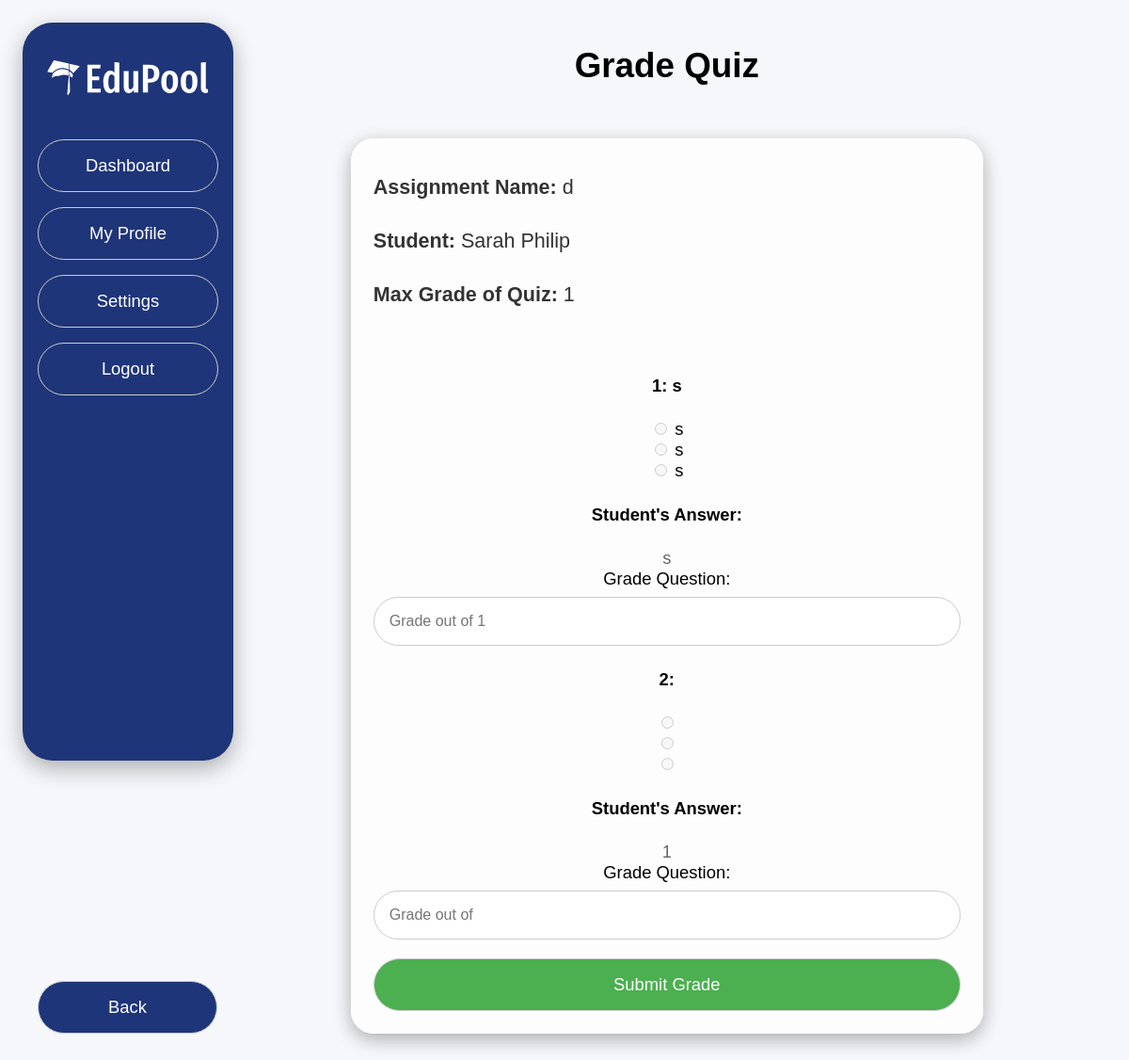
Before: /grade-quiz/1/2/1 (signed in) with the older database file.
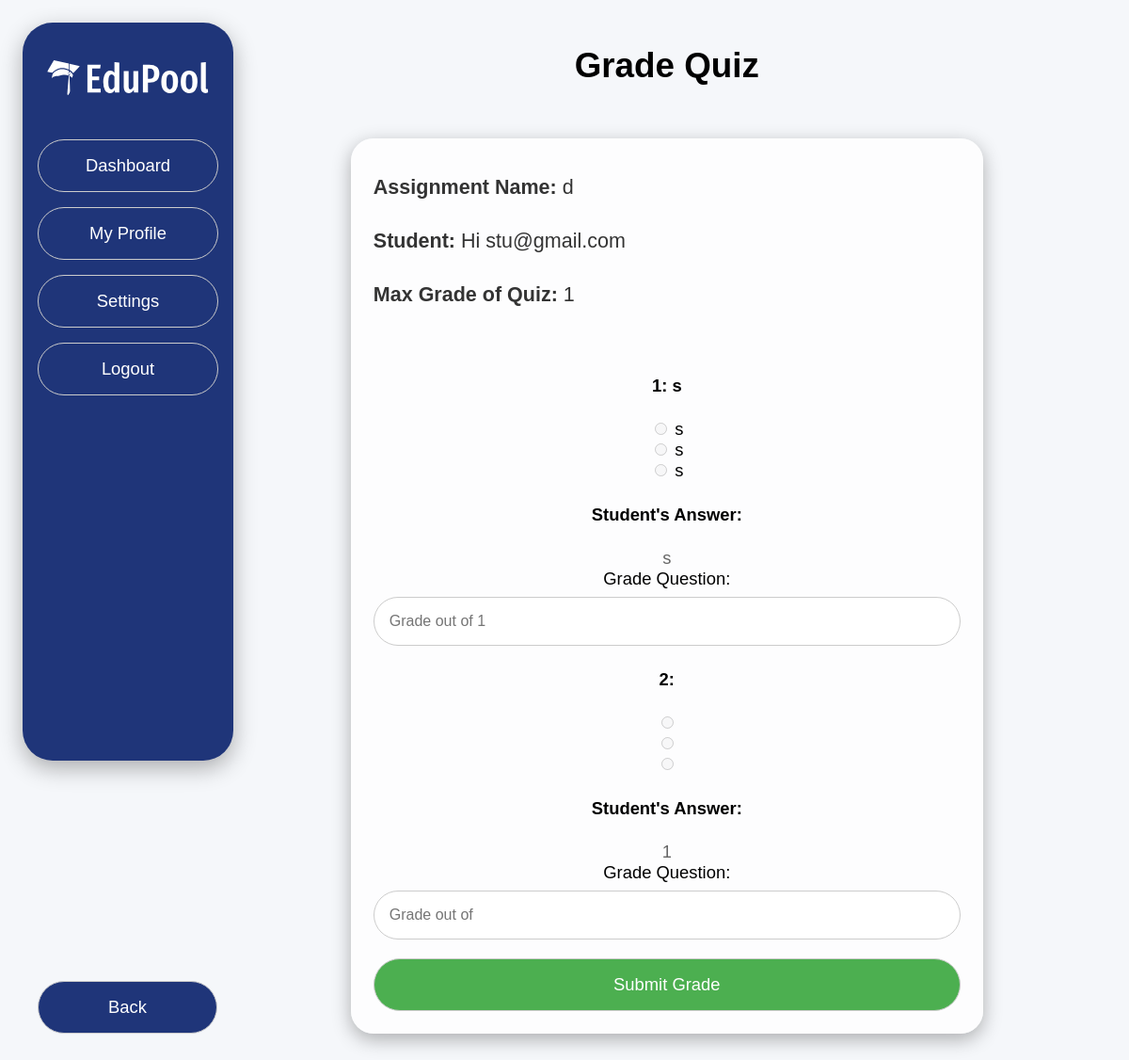
After: the same page with the newer database file.
### website/models.py (models this page shows)
class User(db.Model, UserMixin):
    __tablename__ = 'users'
    id=db.Column(db.Integer, primary_key=True)
    username = db.Column(db.String(150), unique = True) #email for username
    password=db.Column(db.String(150))
    first_name = db.Column(db.String(150))
    last_name = db.Column(db.String(150))
    DOB =  db.Column(db.String(150))
    user_type = db.Column(db.String(50))

### website/views.py (the view, shortened to what this page needs)
@views.route('/grade-quiz/<int:course_id>/<int:quiz_id>/<int:student_id>', methods=['GET', 'POST'])
@login_required
def grade_quiz(course_id, quiz_id, student_id):
    quiz = Quiz.query.get(quiz_id)
    student = User.query.get(student_id)
    quiz_questions = QuizQuestion.query.filter_by(quiz_id=quiz_id).all()
    quiz_submissions = QuizSubmission.query.filter_by(quiz_id=quiz_id, student_id=student_id).all()
    for submission in quiz_submissions:
        question_for_submission = next((question for question in quiz_questions if question.id == submission.quizQuestion_id), None)
        if question_for_submission is not None:
            submission.question_text = question_for_submission.question_text
            submission.question_option1 = question_for_submission.option1
            submission.question_option2 = question_for_submission.option2
            submission.question_option3 = question_for_submission.option3
            submission.max_grade = question_for_submission.max_grade if question_for_submission.max_grade else 1
    quiz.quiz_max_grade = sum(question.max_grade if question.max_grade is not None else 1 for question in quiz_questions)
    return render_template('gradeQuiz.html', course_id=course_id, quiz=quiz, student=student, submissions=quiz_submissions)

### website/__init__.py (called while the page is built)
def create_app():
    app = Flask(__name__)
    app.config['SECRET_KEY'] = 'gvfvsvf'
    app.config["SQLALCHEMY_DATABASE_URI"]= f"sqlite:///{DB_NAME}"
    db.init_app(app)
    from .views import views
    from .auth import auth
    app.register_blueprint(views, url_prefix='/')
    app.register_blueprint(auth, url_prefix='/')
    from .models import User
    create_database(app)
    login_manager = LoginManager()
    login_manager.login_view = 'auth.login'
    login_manager.init_app(app)
    @login_manager.user_loader
    def load_user(id):
        return User.query.get(int(id))
    return app

### website/templates/gradeQuiz.html (shortened to what this page needs)
<!DOCTYPE html>
<html lang="en">
    <head>
        <link rel="stylesheet" href="{{ url_for('static', filename='css/base.css') }}">
        <link rel="stylesheet" href="{{ url_for('static', filename='css/gradeAssignment.css') }}">
    </head>
    <body>
        {% include 'sidebar.html' %}
        <a href="{{ url_for('views.course_page', course_id=course_id) }}" class="back-button">Back</a>
        <main>
            <h1>Grade Quiz</h1>
            <div class="card">
                <div class="assignment-details">
                    <h3>Assignment Name: <span>{{ quiz.quiz_name }}</span></h3>
                    <h3>Student: <span>{{ student.first_name }} {{ student.last_name }}</span></h3>
                    <h3>Max Grade of Quiz: <span>{{ quiz.quiz_max_grade }}</span></h3>
                </div>
                <form name="grading"
                    action="{{ url_for('views.grade_quiz', course_id=course_id, quiz_id=quiz.id, student_id=student.id) }}"
                    method="POST">
                    {% for submission in submissions %}
                        <div class="question">
                            <h4>{{ loop.index }}: {{ submission.question_text }}</h4>
                            <input id="option1_{{ submission.id }}" type="radio" name="answer_{{ loop.index }}" disabled>
                            <label for="option1_{{ submission.id }}">{{ submission.question_option1 }}</label><br>
                            <input id="option2_{{ submission.id }}" type="radio" name="answer_{{ loop.index }}" disabled>
                            <label for="option2_{{ submission.id }}">{{ submission.question_option2 }}</label><br>
                            <input id="option3_{{ submission.id }}" type="radio" name="answer_{{ loop.index }}" disabled>
                            <label for="option3_{{ submission.id }}">{{ submission.question_option3 }}</label><br>
                            <h4>Student's Answer:</h4>
                            <p>{{ submission.selected_option }}</p>
                            <label for="grade_{{ submission.id }}">Grade Question:</label>
                            <input type="number"
                            name="grade_{{ submission.id }}"
                            id="grade_{{ submission.id }}"
                                placeholder="Grade out of {{ submission.max_grade }}"
                                min="0"
                                max="{{ submission.max_grade }}"
                                required>
                        </div>
                    {% endfor %}
                    <button type="submit">Submit Grade</button>
                </form>
            </div>
        </main>
    </body>
</html>

Changed rows visible on the page:
changed User: first_name "Sarah" → "Hi"; last_name "Philip" → "stu@gmail.com"
